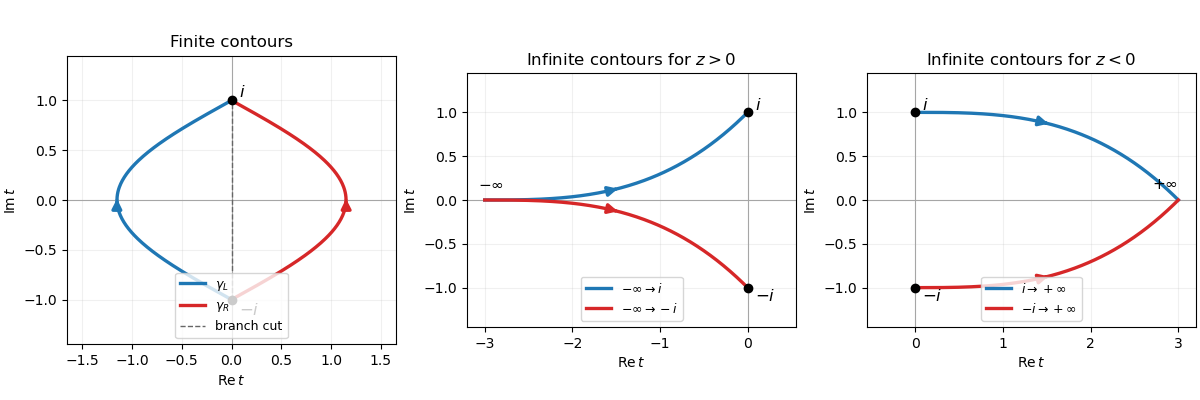

The script that drew this image:
from pathlib import Path

import matplotlib.pyplot as plt
import numpy as np
from matplotlib.patches import FancyArrowPatch


def arrow_path(ax, x, y, color, label=None):
    ax.plot(x, y, color=color, linewidth=2.4, label=label)
    k = len(x) // 2
    ax.add_patch(
        FancyArrowPatch(
            (x[k - 1], y[k - 1]),
            (x[k + 1], y[k + 1]),
            arrowstyle="-|>",
            mutation_scale=14,
            color=color,
            linewidth=2.4,
        )
    )


def setup(ax, title, xlim):
    ax.axhline(0, color="0.65", linewidth=0.8)
    ax.axvline(0, color="0.65", linewidth=0.8)
    ax.scatter([0, 0], [1, -1], color="black", zorder=5)
    ax.text(0.08, 1.03, r"$i$", fontsize=12)
    ax.text(0.08, -1.15, r"$-i$", fontsize=12)
    ax.set_xlim(*xlim)
    ax.set_ylim(-1.45, 1.45)
    ax.set_aspect("equal", adjustable="box")
    ax.set_xlabel(r"$\operatorname{Re}t$")
    ax.set_ylabel(r"$\operatorname{Im}t$")
    ax.set_title(title)
    ax.grid(alpha=0.18)


fig, axes = plt.subplots(1, 3, figsize=(12, 4), constrained_layout=True)

s = np.linspace(0, 1, 240)
y = -1 + 2 * s
setup(axes[0], "Finite contours", (-1.65, 1.65))
arrow_path(axes[0], -1.15 * np.sin(np.pi * s), y, "#1f77b4", r"$\gamma_L$")
arrow_path(axes[0], 1.15 * np.sin(np.pi * s), y, "#d62728", r"$\gamma_R$")
axes[0].plot([0, 0], [-1, 1], color="0.4", linestyle="--", linewidth=1, label="branch cut")
axes[0].legend(loc="lower center", fontsize=9)

setup(axes[1], r"Infinite contours for $z>0$", (-3.2, 0.55))
x = np.linspace(-3, 0, 240)
bend = (x + 3) / 3
arrow_path(axes[1], x, bend**3, "#1f77b4", r"$-\infty\to i$")
arrow_path(axes[1], x, -bend**3, "#d62728", r"$-\infty\to-i$")
axes[1].text(-3.08, 0.13, r"$-\infty$", fontsize=11)
axes[1].legend(loc="lower center", fontsize=9)

setup(axes[2], r"Infinite contours for $z<0$", (-0.55, 3.2))
x = np.linspace(0, 3, 240)
bend = x / 3
arrow_path(axes[2], x, 1 - bend**3, "#1f77b4", r"$i\to+\infty$")
arrow_path(axes[2], x, -1 + bend**3, "#d62728", r"$-i\to+\infty$")
axes[2].text(2.7, 0.13, r"$+\infty$", fontsize=11)
axes[2].legend(loc="lower center", fontsize=9)

fig.savefig(Path.cwd() / f"{Path(__file__).stem}.png", dpi=100, facecolor="white")
